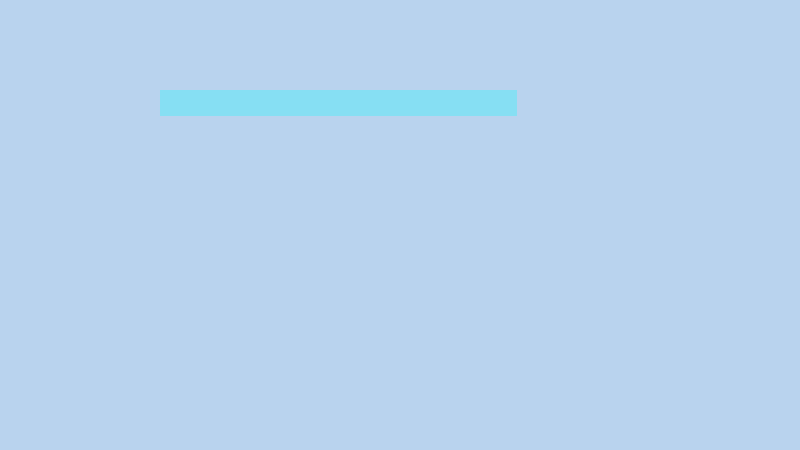
Frame 1 (no input)
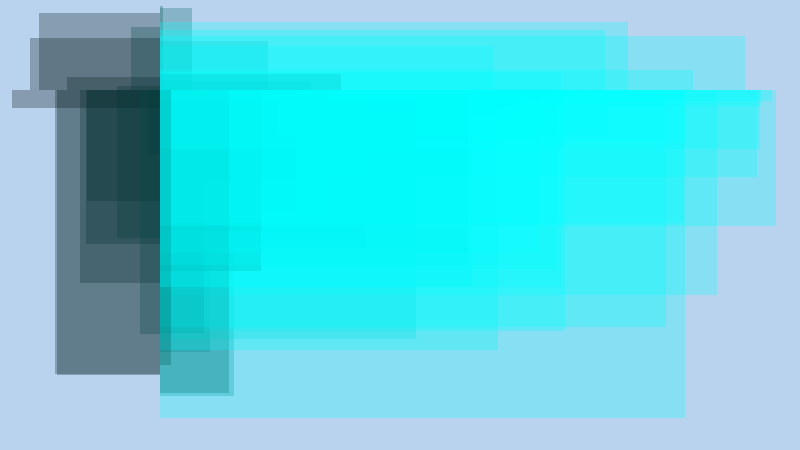
Frame 60 (the mouse pressed at the canvas centre just before this capture)
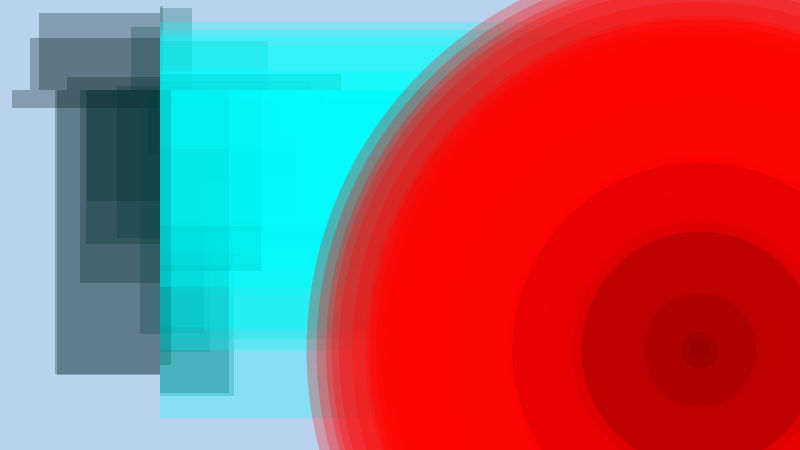
Frame 120 (the mouse held since frame 60 and released just before this capture)

The Processing sketch that drew these frames (run headless with seeded random() and noise(); from frame 60 on, the mouse is pressed at the canvas centre):

// Processing sketch: processing_61756
// ── processing_61756.pde



void setup(){
size(800,450);
background(#B9D3EE);
}



void draw(){
  
  frameRate(12);
 if (mouseX<400) {
   icecube();
 } else {
   fireball();
 
}}

  void icecube() {
    int x=int(random(0,800));
int y=int(random(0,450));
  noStroke();
  fill(.0005*y,x*.5,x*.5,70);
  rectMode(CORNERS);
  rect(x,y,160,90);
}

void fireball() {
  int x=int(random(0,800));
int y=int(random(0,450));
 noStroke();
 smooth();
 fill(x*.5,x*.005,.0005*y,70);
 ellipse(700,350,x,x);
}
  
